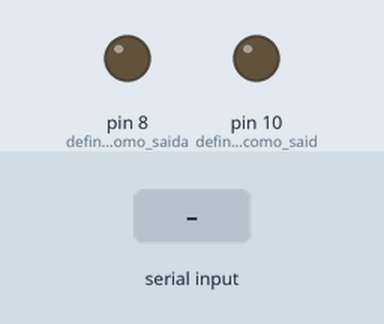
Recording of a sketch running on a simulated Arduino Uno, built with avr-gcc and run on an emulated ATmega328P. Shown: output pins drawn as LEDs (lit = HIGH). Inputs (shaded band) come from the test bench.

Above: at 1.2 s.
1.3 s: "A" received over Serial
At 1.7 s:
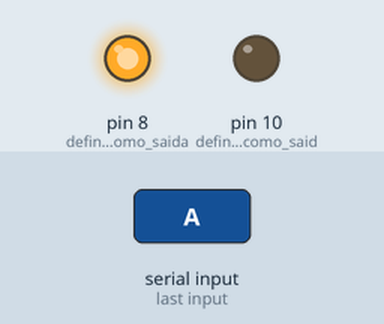
2.8 s: "V" received over Serial
At 4.0 s:
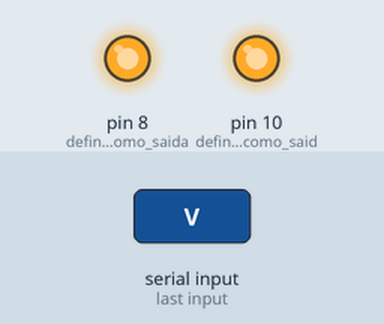
4.3 s: "a" received over Serial
At 5.1 s:
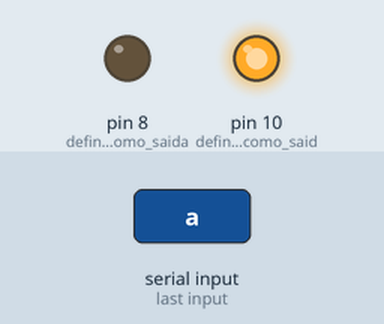
5.8 s: "v" received over Serial
At 6.3 s:
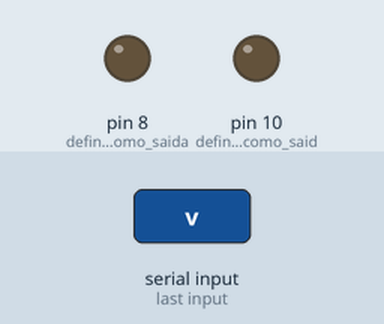
Timing chart, 0 to 8.3 s (numbered marks = the images above; inputs shaded):
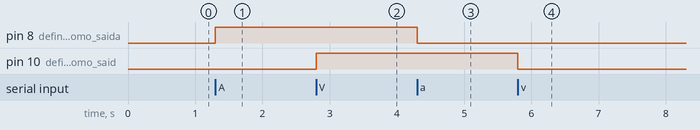

The sketch:

C_digo_-_Arduino_IDE.ino
```cpp
char inputByte; //variavel para armazenar o que é lido no serial
int sensorValue; //variavel para armazenar as leituras do potenciometro
int sensorDigital; //variavel para armazenar as leituras do sensor de luminosidade

void setup() {
  Serial.begin(9600); //inicia a comunicação serial
  pinMode(8, OUTPUT); //define o pin 8 como saida (LED verde)
  pinMode(10, OUTPUT);//define o pin 10 como saida (LED vermelho)

}

void loop() {
  while(Serial.available()>0){ //enquanto existirem dados para receber
    inputByte = Serial.read();
    if(inputByte=='A'){ //se o arduino receber a letra 'A', acende o LED verde
      digitalWrite(8,HIGH);
    }
    else if(inputByte=='a'){ //se o arduino receber a letra 'a', apaga o LED verde
      digitalWrite(8,LOW);
    }
    if(inputByte=='V'){ //se o arduino receber a letra 'V', acende o LED vermelho
      digitalWrite(10,HIGH);
    }
    else if(inputByte=='v'){ //se o arduino receber a letra 'v', apaga o LED vermelho
      digitalWrite(10,LOW);
    }
    if(inputByte=='I'){ //se o arduino receber a letra 'I', mostra as leituras do potenciometro e sensor de luminosidade
      sensorDigital = digitalRead(6); //define a variavel para receber os valores da porta digital do sensor de luminosidade
      sensorValue = analogRead(A0); //define a variavel para receber os valores da porta analogica do sensor de potenciometro

      Serial.println("P"); //quando o arduino for enviar a leitura do potenciometro, envia um 'P'antes para diferenciar
      Serial.println(sensorValue);
      delay(1000);
      Serial.println("L");//quando o arduino for enviar a leitura do sensor de luminosidade, envia um 'L'antes para diferenciar
      Serial.println(sensorDigital);
      delay(1000);
    }

  }
}
```

Measured:
- after the input at 1.3 s, pin 8 (define_o_pin_8_como_saida): LOW → HIGH at once
- after the input at 2.8 s, pin 10 (define_o_pin_10_como_said): LOW → HIGH at once
- after the input at 4.3 s, pin 8 (define_o_pin_8_como_saida): HIGH → LOW at once
- after the input at 5.8 s, pin 10 (define_o_pin_10_como_said): HIGH → LOW at once
